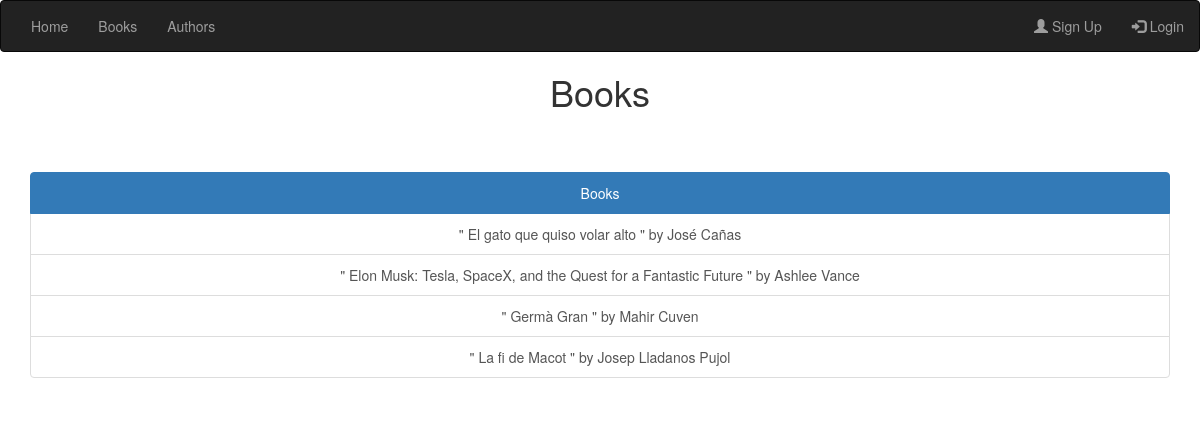
Screenshot of /all_books/ with the database file from the repository.
### catalog/models.py (models this page shows, shortened)
class Book (models.Model):
    title = models.CharField(max_length=128, help_text="Write the title of the book")
    author = models.ForeignKey(Author, on_delete=models.SET_DEFAULT, default=1)
    summary = models.TextField(max_length=500, help_text="Write a brief summary of the book")
    isbn = models.CharField('ISBN', max_length=13, help_text="Write ISBN, 13 Characters")
    genre = models.ManyToManyField(Genre, help_text="Choose the genre")
    language = models.ManyToManyField(Language, help_text="Choose the language")
    date_published = models.DateField(null=True)
    picture = models.ImageField(default="default.png", null=False)
    user = models.ForeignKey(User, default=1, on_delete=models.CASCADE)

class Author(models.Model):
    first_name = models.CharField(max_length=32)
    second_name = models.CharField(max_length=32)
    native_language = models.ForeignKey(Language, on_delete=models.SET_NULL, null=True,
                                           help_text="Choose a language")
    user = models.ForeignKey(User, default=1, on_delete=models.CASCADE)
    def __str__(self):
        return '%s  %s' % (self.first_name, self.second_name)

### catalog/views.py (the view)
# urls.py: path('all_books/', views.libros, name='all_books'),
def libros(request):
    book = Book.objects.all().order_by('title')
    return render(request, 'nav/Libros.html', context={'book': book})

### templates/nav/Libros.html (shortened to what this page needs)
{% extends 'generic.html' %}
{% block content %}
     <h1 align="center" style="margin-bottom: 5%">Books</h1>
        <span vocab="http://schema.org/" typeof="Listitem">
            <div class="container" >
                <div class="list-group" align="center">
                 <a href="#" class="list-group-item active">Books</a>
                    {% for i in book %}
                    <a property="item" typeOf="Book" href="{% url 'book_detail' i.pk %}" class="list-group-item"><span property="name">" {{ i.title }} " by {{ i.author }}</span></a>
                    {% endfor %}
                </div>
            </div>
        </span>
{% endblock %}

### rows the page displays
Book: title "El gato que quiso volar alto", author "José Cañas"
Book: title "Elon Musk: Tesla, SpaceX, and the Quest for a Fantastic Future", author "Ashlee Vance"
Book: title "Germà Gran", author "Mahir Cuven"
Book: title "La fi de Macot", author "Josep Lladanos Pujol"
